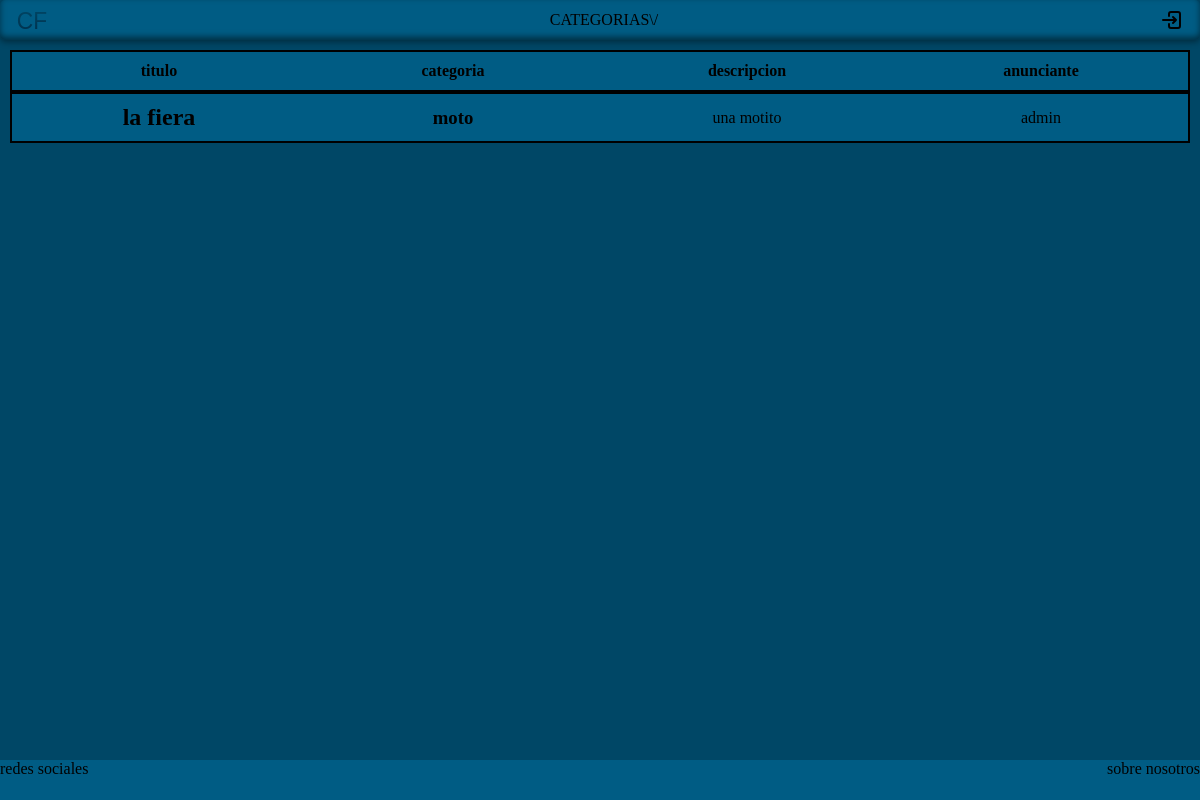
The app's page /?action=vehicle/category/1 with its own data.
### tables this page shows
CREATE TABLE `vehicles` (
  `id_vehicle` int(11) NOT NULL,
  `title` varchar(100) NOT NULL,
  `description` text DEFAULT NULL,
  `brand` varchar(100) DEFAULT NULL,
  `model` varchar(100) DEFAULT NULL,
  `year` year(4) DEFAULT NULL,
  `price` decimal(10,2) DEFAULT NULL,
  `id_category` int(11) NOT NULL,
  `id_user` int(11) NOT NULL
);

CREATE TABLE `category` (
  `id` int(11) NOT NULL,
  `name` varchar(50) NOT NULL,
  `description` text NOT NULL
);

CREATE TABLE `users` (
  `id` int(11) NOT NULL,
  `name` varchar(50) NOT NULL,
  `email` varchar(100) NOT NULL,
  `password` varchar(255) NOT NULL,
  `role` enum('admin','user') NOT NULL DEFAULT 'user'
);

### app/controllers/vehicle.controller.php (called while the page is built, shortened)
<?php
require_once __DIR__ . '/../../models/vehicle.php';
class VehicleController {
    public function index($category_id = null) {
        $vehicle = new Vehicle();
        if ($category_id !== null) {
            $vehicles = $vehicle->getVehicleForCategory($category_id);
        } else {
            $vehicles = $vehicle->getVehicle();
        }
        include __DIR__ . '/../../views/layouts/main.phtml';
    }
}
?>

### models/vehicle.php (called while the page is built, shortened)
<?php
require_once __DIR__ . '/../config/database.php';
class Vehicle {
    private $conn;
    private $table_name = "vehicles";
    private $table_nameUser = "users";
    private $table_nameCategory = "category";
    public function __construct() {
        $database = new Database();
        $this->conn = $database->getConnection();
    }
    public function getVehicleForCategory($categoryId){
    $query = "SELECT " . $this->table_name . ".*,
                " . $this->table_nameUser . ".name,
                " . $this->table_nameCategory . ".name AS " . $this->table_nameCategory . "_name
              FROM " . $this->table_name . "
              JOIN " . $this->table_nameUser . "
                  ON " . $this->table_name . ".id_user = " . $this->table_nameUser . ".id
              JOIN " . $this->table_nameCategory . "
                  ON " . $this->table_name . ".id_category = " . $this->table_nameCategory . ".id
              WHERE " . $this->table_name . ".id_category = :categoryId";
    $stmt = $this->conn->prepare($query);
    $stmt->bindParam(':categoryId', $categoryId, PDO::PARAM_INT);
    $stmt->execute();
    return $stmt->fetchAll(PDO::FETCH_ASSOC);
}
}
?>

### config/database.php (called while the page is built, shortened)
<?php
class Database {
    private $host = "localhost";
    private $db_name = "tpecarfax";
    private $username = "root";
    private $password = "";
    public function getConnection() {
        $this->conn = null;
        try {
            $this->conn = new PDO(
                "mysql:host=" . $this->host . ";dbname=" . $this->db_name,
                $this->username,
                $this->password
            );
            $this->conn->setAttribute(PDO::ATTR_ERRMODE, PDO::ERRMODE_EXCEPTION);
        } catch(PDOException $e) {
            echo "Error de conexión: " . $e->getMessage();
        }
        return $this->conn;
    }
}
?>

### views/layouts/main.phtml (the view, shortened to what this page needs)
<!DOCTYPE html>
<html lang="es">
<head>
    <link rel="stylesheet" href="assets/css/estiloGeneral.css">
</head>
<body>
    <?php require_once __DIR__ . '/../partials/nav_bar_category.phtml'; ?>
    <main>
        <ul>
            <li class='lista referencia-lista'>
                <a class='referencia-lista'>titulo</a>
                <a class='referencia-lista'>categoria</a>
                <a class='referencia-lista'>descripcion</a>
                <a class='referencia-lista'>anunciante</a>
            </li>
            <?php foreach ($vehicles as $u): ?>
                <li class='lista'>
                    <a href="?action=vehicle/view/<?= (int)$u['id_vehicle'] ?>" class="vehicle-link">
                        <h2 class="TITULO"><?= htmlspecialchars($u['title']) ?></h2>
                    </a>
                    <h3 class="CATEGORIA"><?= htmlspecialchars($u['category_name']) ?></h3>
                    <p class="DESCRIPCION"><?= htmlspecialchars($u['description']) ?></p>
                    <span class="ANUNCIANTE"><?= htmlspecialchars($u['name']) ?></span>
                </li>
            <?php endforeach; ?>
        </ul>
    </main>
    <?php require_once __DIR__ . '/../partials/footer.phtml'; ?>
</body>
</html>

### assets/css/estiloGeneral.css (style rules this page uses)
:root { --color-fondo: #004766; --color-texto: #ffffff; --color-acento: #005c84; --padding-lista: 10px; --border-radius: 5px; }
* { list-style: none; padding: 0; margin: 0; }
html, body { height: 100%; margin: 0; }
body { background-color: var(--color-fondo); display: flex; flex-direction: column; }
ul { padding: var(--padding-lista); border-radius: var(--border-radius); }
.lista { border: 2px solid #000; display: flex; justify-content: center; align-items: center; gap: 20px; background-color: var(--color-acento); padding: var(--padding-lista); }
.referencia-lista { display: flex; justify-content: center; align-items: center; gap: 20px; font-weight: bold; }
.lista a, .lista h2, .lista h3, .lista p, .lista span { flex: 1; text-align: center; }
a, a:visited, a:hover, a:active { color: inherit; text-decoration: none; }
main { min-height: 90vh; }

### records on screen
vehicles: title "la fiera", id_category.name "moto", description "una motito", id_user.name "admin"
